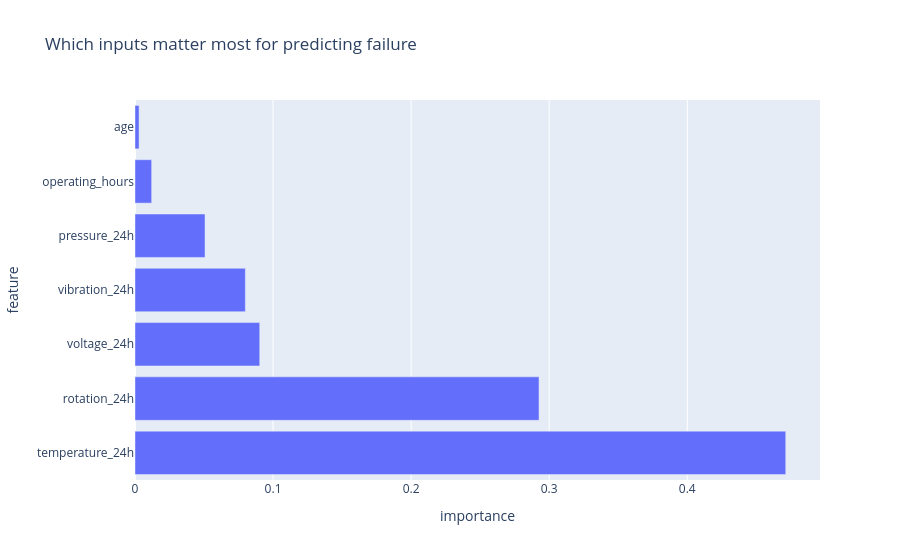

Notebook cell for this chart:
### Code cell
imp = pd.DataFrame({"feature": features, "importance": model.feature_importances_})
imp = imp.sort_values("importance", ascending=False)
print(imp.round(3))
px.bar(imp, x="importance", y="feature", orientation="h",
       title="Which inputs matter most for predicting failure").show()

### Figure 1 — Plotly figure (JSON) as saved in the notebook; plotly's stock layout.template omitted (floating-point values rounded to 4 significant figures)
{"data": [{"hovertemplate": "importance=%{x}<br>feature=%{y}<extra></extra>", "legendgroup": "", "marker": {"color": "#636efa", "pattern": {"shape": ""}}, "name": "", "orientation": "h", "showlegend": false, "textposition": "auto", "type": "bar", "x": [0.4713, 0.2927, 0.09034, 0.07993, 0.05072, 0.01206, 0.002948], "xaxis": "x", "y": ["temperature_24h", "rotation_24h", "voltage_24h", "vibration_24h", "pressure_24h", "operating_hours", "age"], "yaxis": "y"}], "layout": {"barmode": "relative", "legend": {"tracegroupgap": 0}, "title": {"text": "Which inputs matter most for predicting failure"}, "xaxis": {"anchor": "y", "domain": [0, 1], "title": {"text": "importance"}}, "yaxis": {"anchor": "x", "domain": [0, 1], "title": {"text": "feature"}}}}
